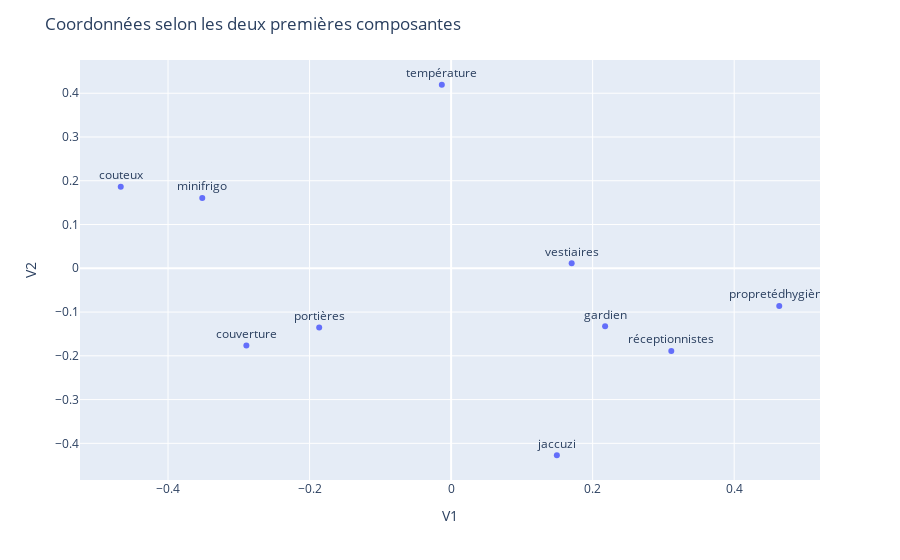

Notebook code for this chart:
### Code cell
fig = px.scatter(dfListe_mots_n, x="V1", y="V2",text='index')
fig.update_traces(textposition='top center')
fig.update_layout(title_text='Coordonnées selon les deux premières composantes')
fig.show()

### Figure 1 — Plotly figure (JSON) as saved in the notebook; plotly's stock layout.template omitted (floating-point values rounded to 4 significant figures)
{"data": [{"hovertemplate": "V1=%{x}<br>V2=%{y}<br>index=%{text}<extra></extra>", "legendgroup": "", "marker": {"color": "#636efa", "symbol": "circle"}, "mode": "markers+text", "name": "", "orientation": "v", "showlegend": false, "text": ["propretédhygiène", "gardien", "portières", "couteux", "couverture", "réceptionnistes", "vestiaires", "jaccuzi", "température", "minifrigo"], "textposition": "top center", "type": "scatter", "x": [0.4637, 0.2176, -0.1864, -0.4668, -0.2893, 0.3111, 0.1704, 0.1494, -0.01311, -0.3516], "xaxis": "x", "y": [-0.08594, -0.1326, -0.1355, 0.1865, -0.1761, -0.1888, 0.01132, -0.4272, 0.4194, 0.1605], "yaxis": "y"}], "layout": {"legend": {"tracegroupgap": 0}, "margin": {"t": 60}, "title": {"text": "Coordonnées selon les deux premières composantes"}, "xaxis": {"anchor": "y", "domain": [0, 1], "title": {"text": "V1"}}, "yaxis": {"anchor": "x", "domain": [0, 1], "title": {"text": "V2"}}}}
